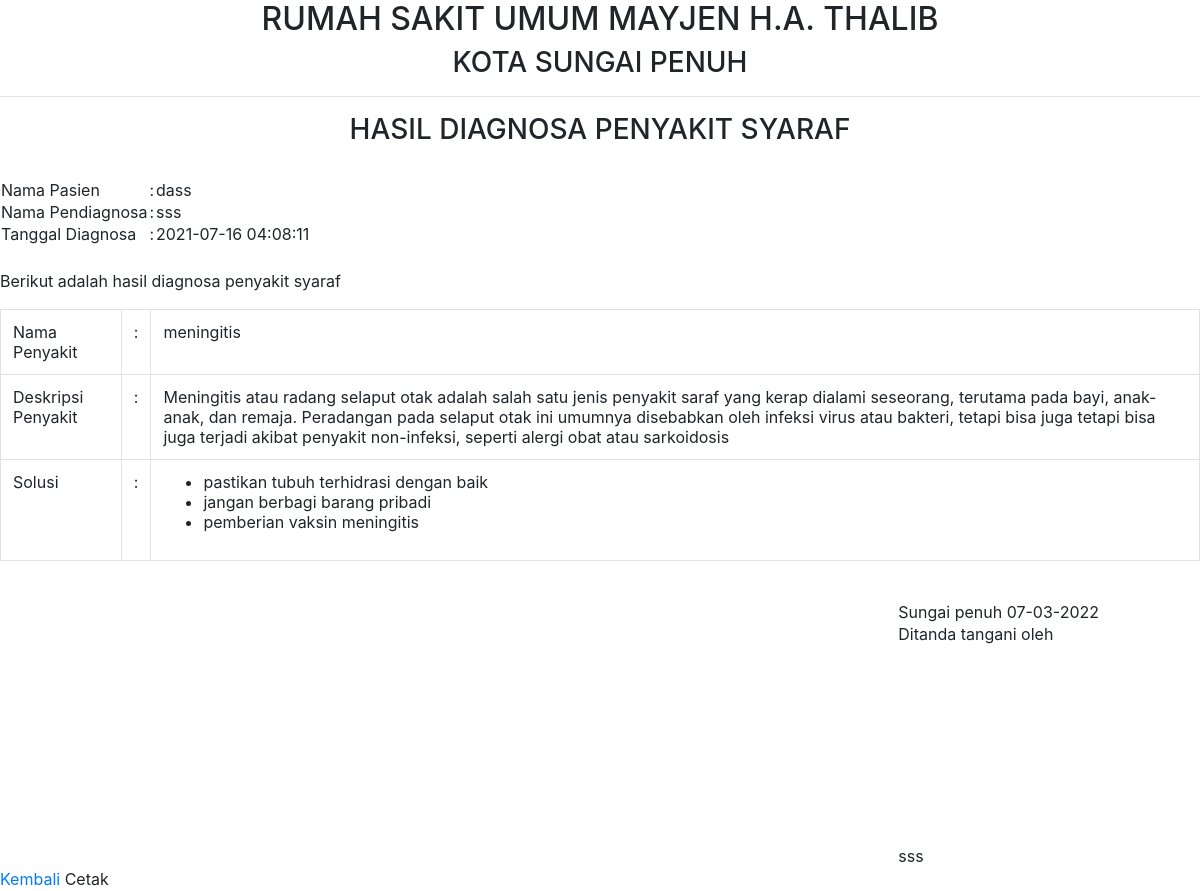
/?a=Hasil_diag/prev&&key=2021-07-16 04:08:11, run on the app's committed database.
### tables this page shows
CREATE TABLE `penyakit` (
  `kd_pen` varchar(4) NOT NULL,
  `nm_pen` varchar(30) NOT NULL,
  `des_pen` varchar(500) NOT NULL,
  `kd_sol` varchar(255) NOT NULL,
  PRIMARY KEY (`kd_pen`)
);

CREATE TABLE `sol` (
  `kd_sol` varchar(5) NOT NULL,
  `sol` varchar(255) NOT NULL,
  PRIMARY KEY (`kd_sol`)
);

### system/Controller.php (called while the page is built, shortened)
<?php
class Controller{
	public function view($dir,$data=array()){
		require_once "app/Views/".$dir.".php";
	}
	public function model($dir){
		$dir=new $dir();
		return $dir;
	}
}
?>

### app/Controllers/Hasil_diag.php (called while the page is built, shortened)
<?php
class Hasil_diag extends Controller{
	public function prev(){
		$kd_gej=$this->model("Model_diag")->read_one($_GET["key"]);
		$result_data["nm_pasien"]=$kd_gej[0]["nm_pasien"];
		$result_data["nm_pendiag"]=$kd_gej[0]["nm_pendiag"];
		$result_data["tgl"]=$kd_gej[0]["tgl"];
		$daftar_penyakit=$this->model("Model_penyakit")->read_data();
		$find=FALSE;
		$i=0;
		$kd_pen="";
		while(($i<count($daftar_penyakit))&&(!$find)){
			$identified=0;
			$cek_ker=$this->model("Model_rule")->read_ker($daftar_penyakit[$i]["kd_pen"]);
			$jum_gej=$this->model("Model_rule")->length_ker($daftar_penyakit[$i]["kd_pen"]);
				foreach ($cek_ker as $ck_kr) {
				foreach ($kd_gej as $gj_in) {
					if($gj_in["kd_gej"]==$ck_kr["kd_gej"]){
						$identified+=1;
					}
				}
			}
			if(($identified==$jum_gej)&&($jum_gej>0)&&($identified==count($kd_gej))){
				$kd_pen=$daftar_penyakit[$i]["kd_pen"];
				$find=TRUE;
			}$i+=1;
		}
		if($find){
			$result_data["msg"]=TRUE;
			$result_data["get_ker"]=$this->model("Model_penyakit")->read_one($kd_pen);
		}
		else{
			$result_data["msg"]=FALSE;
		}
		$this->view("Admin/hasil_diag/result",$result_data);
	}
}
?>

### app/Models/Model_penyakit.php (called while the page is built, shortened)
<?php
class Model_penyakit{
	private $table="penyakit";
	private $db;
	public function __construct(){
		$this->db=new Db;
	}
	public function read_data(){
		$ker=$this->db->query("SELECT * FROM ".$this->table)->result();
		return $ker;
	}
	public function read_one($a){
		$a=$this->db->escape_str($a);
		$ker=$this->db->query("SELECT * FROM ".$this->table." WHERE kd_pen='".$a."'")->result();
		return $ker;
	}
}
?>

### app/Models/Model_sol.php (called while the page is built, shortened)
<?php
class Model_sol{
	private $table="sol";
	private $db;
	public function __construct(){
		$this->db=new Db;
	}
	public function read_one($a){
		$sol=$this->db->query("SELECT * FROM ".$this->table." WHERE kd_sol='".$a."'")->result();
		return $sol;
	}
}
?>

### app/Views/Admin/hasil_diag/result.php (the view, shortened to what this page needs)
<html>
<head><title>Hasil Diagnosa</title>
</head>
<body>
<?php if ($data["msg"]==TRUE){?>
<h2 align='middle'>RUMAH SAKIT UMUM MAYJEN H.A. THALIB</h2>
<h3 align='middle'>KOTA SUNGAI PENUH</h3>
<hr>
<h3 align='middle'>HASIL DIAGNOSA PENYAKIT SYARAF</h3><br>
<table>
<tr><td>Nama Pasien</td><td>:</td><td><?php echo $data["nm_pasien"];?></td></tr>
<tr><td>Nama Pendiagnosa</td><td>:</td><td><?php echo $data["nm_pendiag"];?></td></tr>
<tr><td>Tanggal Diagnosa</td><td>:</td><td><?php echo $data["tgl"];?></td></tr>
</table><br>
<p>Berikut adalah hasil diagnosa penyakit syaraf</p>
<table class="table table-bordered">
<tr>
	<td>Nama Penyakit</td>
	<td>:</td>
	<td><?php echo $data["get_ker"][0]["nm_pen"];?></td>
</tr>
<tr>
	<td>Deskripsi Penyakit</td>
	<td>:</td>
	<td><?php echo $data["get_ker"][0]["des_pen"];?></td>
</tr>
<tr>
	<td>Solusi</td>
	<td>:</td>
	<td><ul><?php $sol=explode(",",$data["get_ker"][0]["kd_sol"]);
	 foreach($sol as $sl){
		$res_sol=$this->model("Model_sol")->read_one($sl);
		echo "<li>".$res_sol[0]["sol"]."</li>";
	}?></ul></td>
</tr>
</table><br>
<div align="right" style="padding-right:100px">
<table align='middle'>
<tr><td>Sungai penuh <?php echo date('d-m-Y');?></td></tr>
<tr><td>Ditanda tangani oleh</td></tr>
<tr><td style="height:200px"></td></tr>
<tr><td><?php echo $data["nm_pendiag"];?></td></tr>
</table>
</div>
<div id="button-opt">
<a href="?a=Hasil_diag">Kembali</a>
<a onclick="window.print()">Cetak</a>
</div>
<?php } else{?>
<h2> Penyakit Tidak ditemukan </h2>
<a href="?a=Hasil_diag">Kembali</a>
<?php } ?>
</body>
</html>

### data on the page
penyakit: nm_pen "meningitis", des_pen "Meningitis atau radang selaput otak adalah salah satu jenis penyakit saraf yang kerap dialami seseorang, terutama pada bayi, anak-anak, dan remaja. Peradangan pada selaput otak ini umumnya disebabkan oleh infeksi virus atau bakteri, tetapi bisa juga tetapi bisa juga terjadi akibat penyakit non-infeksi, seperti alergi obat atau sarkoidosis"
sol: sol "pastikan tubuh terhidrasi dengan baik"
sol: sol "jangan berbagi barang pribadi"
sol: sol "pemberian vaksin meningitis"

### other printed values
$data["nm_pasien"] "dass"
$data["nm_pendiag"] "sss"
$data["tgl"] "2021-07-16 04:08:11"
